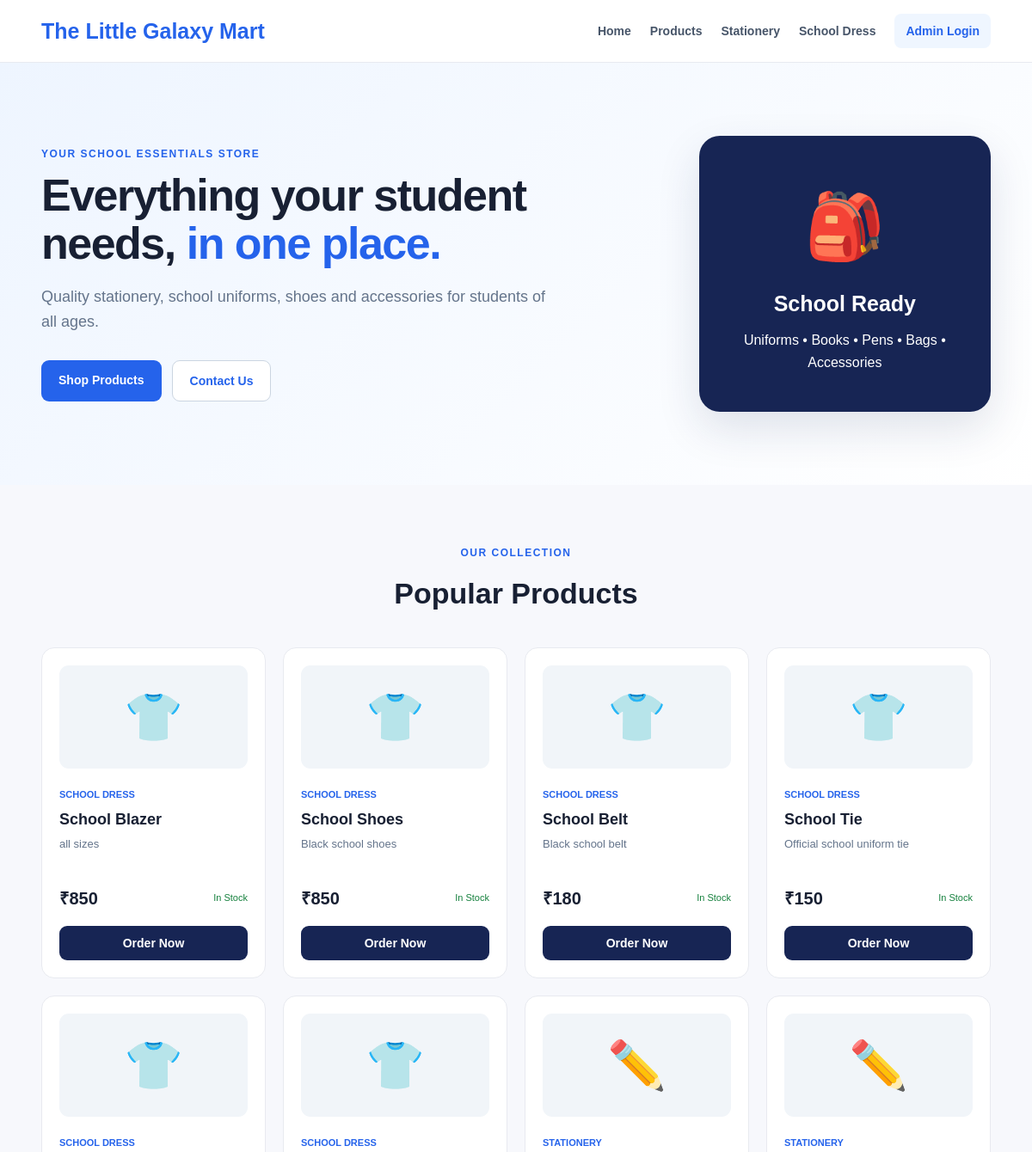
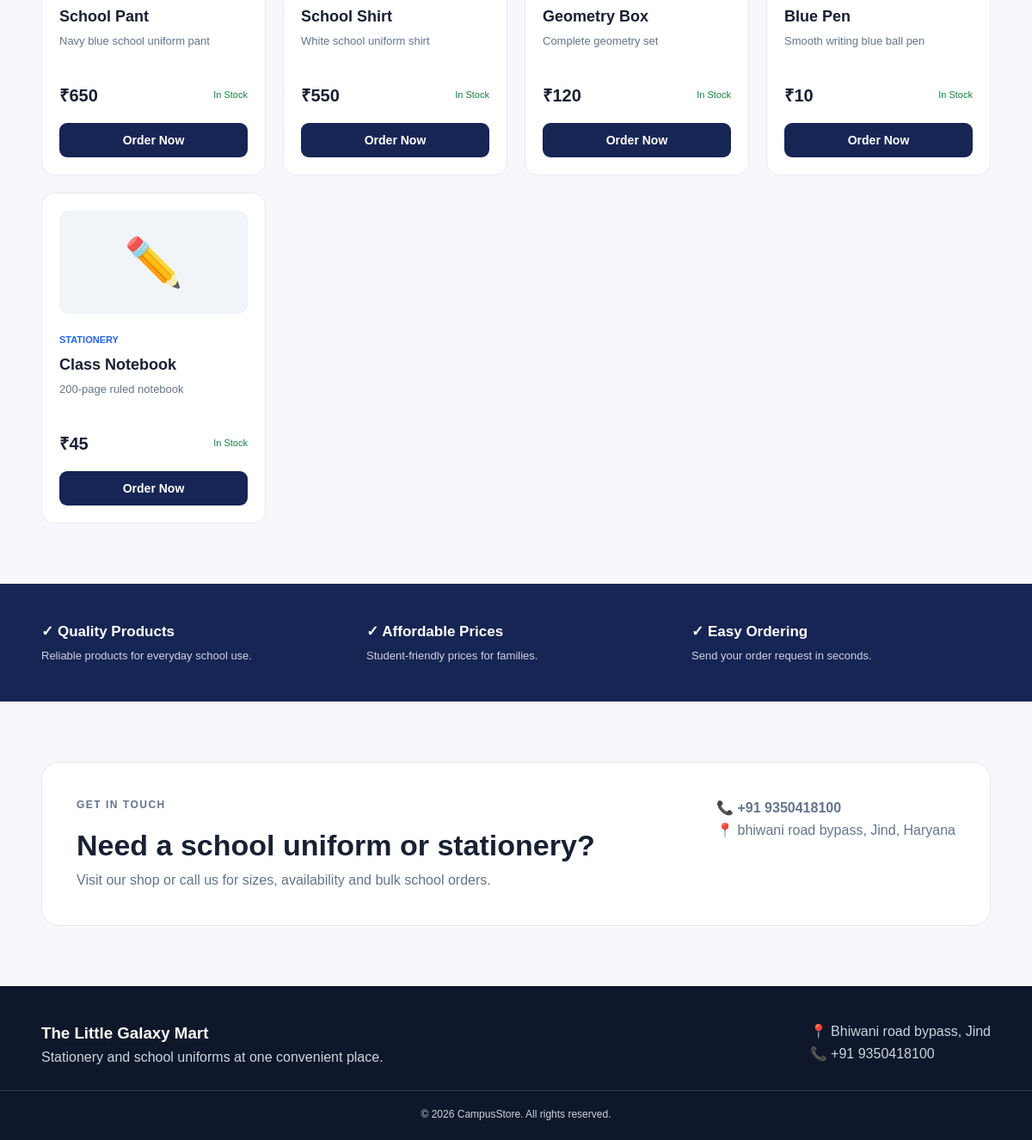
The page / on the database its author committed (2 pictures, top to bottom).
### tables this page shows
CREATE TABLE products (
            id INTEGER PRIMARY KEY AUTOINCREMENT,
            name TEXT NOT NULL,
            category TEXT NOT NULL,
            price REAL NOT NULL,
            stock INTEGER DEFAULT 0,
            description TEXT
        );

### app.py (the view)
@app.route("/")
def home():
    conn = get_db()
    products = conn.execute("SELECT * FROM products ORDER BY id DESC").fetchall()
    conn.close()
    return render_template("index.html", products=products)

### app.py (called while the page is built)
def get_db():
    conn = sqlite3.connect(DB)
    conn.row_factory = sqlite3.Row
    return conn

### templates/index.html (shortened to what this page needs)
{% extends "base.html" %}
{% block content %}
<section class="hero">
    <div class="container hero-grid">
        <div>
            <p class="tag">YOUR SCHOOL ESSENTIALS STORE</p>
            <h1>Everything your student needs, <span>in one place.</span></h1>
            <p class="hero-text">Quality stationery, school uniforms, shoes and accessories for students of all ages.</p>
            <div class="hero-buttons">
                <a href="{{ url_for('products') }}" class="btn primary">Shop Products</a>
                <a href="#contact" class="btn secondary">Contact Us</a>
            </div>
        </div>
        <div class="hero-card">
            <div class="hero-icon">🎒</div>
            <h3>School Ready</h3>
            <p>Uniforms • Books • Pens • Bags • Accessories</p>
        </div>
    </div>
</section>
<section class="section">
    <div class="container">
        <div class="section-title">
            <p class="tag">OUR COLLECTION</p>
            <h2>Popular Products</h2>
        </div>
        <div class="product-grid">
            {% for product in products %}
            <div class="product-card">
                <div class="product-icon">
                    {% if product.category == "Stationery" %}✏️{% else %}👕{% endif %}
                </div>
                <span class="category">{{ product.category }}</span>
                <h3>{{ product.name }}</h3>
                <p>{{ product.description }}</p>
                <div class="product-bottom">
                    <strong>₹{{ "%.0f"|format(product.price) }}</strong>
                    <span class="{% if product.stock > 0 %}in-stock{% else %}out-stock{% endif %}">
                        {% if product.stock > 0 %}In Stock{% else %}Out of Stock{% endif %}
                    </span>
                </div>
                {% if product.stock > 0 %}
                <button class="btn small" onclick="openOrder('{{ product.id }}', '{{ product.name }}')">Order Now</button>
                {% endif %}
            </div>
            {% endfor %}
        </div>
    </div>
</section>
<section class="features">
    <div class="container feature-grid">
        <div><b>✓ Quality Products</b><p>Reliable products for everyday school use.</p></div>
        <div><b>✓ Affordable Prices</b><p>Student-friendly prices for families.</p></div>
        <div><b>✓ Easy Ordering</b><p>Send your order request in seconds.</p></div>
    </div>
</section>
<section class="contact" id="contact">
    <div class="container contact-box">
        <div>
            <p class="tag">GET IN TOUCH</p>
            <h2>Need a school uniform or stationery?</h2>
            <p>Visit our shop or call us for sizes, availability and bulk school orders.</p>
        </div>
        <div class="contact-details">
            <p>📞<a href="tel:+919350418100"> <strong>+91 9350418100</strong></a></p>
            <p>📍<a href="https://maps.app.goo.gl/Rd2B7Xh3AHG5p6G86?g_st=aw" target="_blank"> bhiwani road bypass, Jind, Haryana</a></p>
        </div>
    </div>
</section>
{% endblock %}

### templates/base.html (shortened to what this page needs)
<!DOCTYPE html>
<html lang="en">
<head>
    <link rel="stylesheet" href="{{ url_for('static', filename='style.css') }}">
</head>
<body>
<header class="header">
    <div class="container nav">
        <a href="{{ url_for('home') }}" class="logo"><span>The Little Galaxy Mart</span></a>
        <nav>
            <a href="{{ url_for('home') }}">Home</a>
            <a href="{{ url_for('products') }}">Products</a>
            <a href="{{ url_for('products', category='Stationery') }}">Stationery</a>
            <a href="{{ url_for('products', category='School Dress') }}">School Dress</a>
            {% if session.get("admin_logged_in") %}
            <a href="{{ url_for('admin_dashboard') }}" class="admin-link">Admin Dashboard</a>
            {% else %}
            <a href="{{ url_for('admin_login') }}" class="admin-link">Admin Login</a>
            {% endif %}
        </nav>
    </div>
</header>
{% block content %}{% endblock %}
<footer>
    <div class="container footer-content">
        <div>
            <h3>The Little Galaxy Mart</h3>
            <p>Stationery and school uniforms at one convenient place.</p>
        </div>
        <div>
            <p>📍 Bhiwani road bypass, Jind</p>
            <p>📞 +91 9350418100</p>
        </div>
    </div>
    <p class="copyright">© 2026 CampusStore. All rights reserved.</p>
</footer>
</body>
</html>

### static/style.css (style rules this page uses)
* { box-sizing:border-box;margin:0;padding:0 }
body { font-family:Arial,Helvetica,sans-serif;background:#f7f8fc;color:#182033;line-height:1.6 }
a { text-decoration:none;color:inherit }
.container { width:min(1120px,92%);margin:auto }
.header { background:#fff;border-bottom:1px solid #e8eaf0;position:sticky;top:0;z-index:20 }
.nav { height:72px;display:flex;align-items:center;justify-content:space-between }
.logo { font-size:25px;font-weight:800;color:#172554 }
.logo span { color:#2563eb }
nav { display:flex;gap:22px;align-items:center }
nav a { font-size:14px;font-weight:600;color:#475569 }
.admin-link { background:#eff6ff;padding:9px 13px;border-radius:8px;color:#2563eb!important }
.hero { background:linear-gradient(135deg,#eef5ff,#fff);padding:85px 0 }
.hero-grid { display:grid;grid-template-columns:1.35fr .65fr;gap:60px;align-items:center }
.tag { font-size:12px;font-weight:800;letter-spacing:1.5px;color:#2563eb;margin-bottom:10px }
h1 { font-size:52px;line-height:1.08;letter-spacing:-1.5px;margin-bottom:20px }
.hero h1 span { color:#2563eb }
.hero-text { font-size:18px;color:#64748b;max-width:600px }
.hero-buttons { display:flex;gap:12px;margin-top:30px }
.btn { border:0;display:inline-block;padding:12px 20px;border-radius:9px;font-weight:700;cursor:pointer;font-size:14px }
.primary { background:#2563eb;color:white }
.secondary { background:white;color:#2563eb;border:1px solid #cbd5e1 }
.small { margin-top:16px;background:#172554;color:#fff;width:100% }
.hero-card { background:#172554;color:white;border-radius:24px;padding:45px 30px;text-align:center;box-shadow:0 20px 50px #17255420 }
.hero-icon { font-size:75px }
.hero-card h3 { font-size:25px;margin:10px }
.section { padding:70px 0 }
.section-title { text-align:center;margin-bottom:35px }
.section-title h2,.contact h2 { font-size:34px }
.product-grid { display:grid;grid-template-columns:repeat(4,1fr);gap:20px }
.product-card { background:#fff;border:1px solid #e8eaf0;border-radius:15px;padding:20px;transition:.2s }
.product-icon { height:120px;border-radius:11px;background:#f1f5f9;display:grid;place-items:center;font-size:55px;margin-bottom:16px }
.category { font-size:11px;color:#2563eb;font-weight:800;text-transform:uppercase }
.product-card h3 { font-size:18px;margin:4px 0 }
.product-card p { font-size:13px;color:#64748b;min-height:42px }
.product-bottom { display:flex;justify-content:space-between;align-items:center;margin-top:15px }
.product-bottom strong { font-size:20px }
.product-bottom span { font-size:11px;color:#64748b }
.in-stock { color:#15803d!important }
.features { background:#172554;color:#fff;padding:42px 0 }
.feature-grid { display:grid;grid-template-columns:repeat(3,1fr);gap:30px }
.feature-grid b { font-size:17px }
.feature-grid p { color:#cbd5e1;font-size:13px;margin-top:5px }
.contact { padding:70px 0 }
.contact-box { background:#fff;border:1px solid #e5e7eb;border-radius:20px;padding:40px;display:flex;justify-content:space-between;gap:30px }
.contact-box p { color:#64748b }
.contact-details { min-width:250px }
footer { background:#0f172a;color:#cbd5e1;padding:40px 0 20px }
.footer-content { display:flex;justify-content:space-between;gap:30px }
.footer-content h3 { color:#fff }
.copyright { text-align:center;border-top:1px solid #334155;margin-top:25px;padding-top:18px;font-size:12px }

### rows shown on the page
products: category "SCHOOL DRESS", name "School Blazer", description "all sizes", price "850", stock "In Stock"
products: category "SCHOOL DRESS", name "School Shoes", description "Black school shoes", price "850", stock "In Stock"
products: category "SCHOOL DRESS", name "School Belt", description "Black school belt", price "180", stock "In Stock"
products: category "SCHOOL DRESS", name "School Tie", description "Official school uniform tie", price "150", stock "In Stock"
products: category "SCHOOL DRESS", name "School Pant", description "Navy blue school uniform pant", price "650", stock "In Stock"
products: category "SCHOOL DRESS", name "School Shirt", description "White school uniform shirt", price "550", stock "In Stock"
products: category "STATIONERY", name "Geometry Box", description "Complete geometry set", price "120", stock "In Stock"
products: category "STATIONERY", name "Blue Pen", description "Smooth writing blue ball pen", price "10", stock "In Stock"
products: category "STATIONERY", name "Class Notebook", description "200-page ruled notebook", price "45", stock "In Stock"
